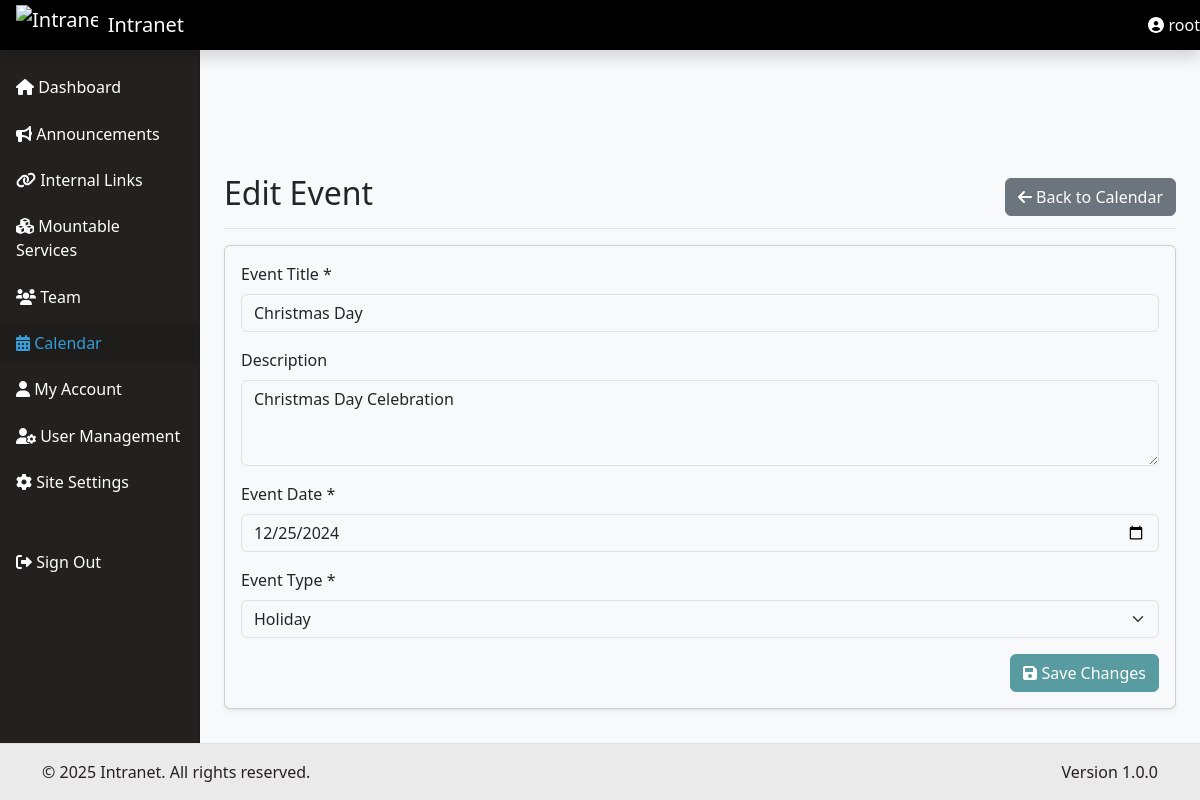
Page /admin/events/edit.php?id=2 (signed in) on the committed database.
### tables this page shows
CREATE TABLE `events` (
  `id` int(11) NOT NULL,
  `title` varchar(255) NOT NULL,
  `description` text DEFAULT NULL,
  `event_date` date NOT NULL,
  `event_type` enum('birthday','holiday','meeting','other') NOT NULL,
  `user_id` int(11) DEFAULT NULL,
  `created_at` timestamp NOT NULL DEFAULT current_timestamp(),
  `updated_at` timestamp NOT NULL DEFAULT current_timestamp() ON UPDATE current_timestamp()
);

### admin/events/edit.php (the view, shortened to what this page needs)
<?php
require_once __DIR__ . '/../../config/database.php';
$id = isset($_GET['id']) ? (int)$_GET['id'] : 0;
$query = "SELECT * FROM events WHERE id = ?";
$stmt = $db->prepare($query);
$stmt->bind_param('i', $id);
$stmt->execute();
$result = $stmt->get_result();
$event = $result->fetch_assoc();
require_once '../../includes/header.php';
?>
<div class="container-fluid">
    <div class="row">
        <?php require_once '../../includes/sidebar.php'; ?>
        <main class="col-md-9 ms-sm-auto col-lg-10 px-md-4">
            <div class="d-flex justify-content-between flex-wrap flex-md-nowrap align-items-center pt-3 pb-2 mb-3 border-bottom">
                <h1 class="h2">Edit Event</h1>
                <div class="btn-toolbar mb-2 mb-md-0">
                    <a href="<?php echo SITE_URL; ?>/calendar/" class="btn btn-secondary">
                        <i class="fas fa-arrow-left"></i> Back to Calendar
                    </a>
                </div>
            </div>
            <div class="card">
                <div class="card-body">
                    <form method="POST" action="">
                        <div class="mb-3">
                            <label for="title" class="form-label">Event Title *</label>
                            <input type="text" class="form-control" id="title" name="title"
                                   value="<?php echo htmlspecialchars($event['title']); ?>" required>
                        </div>
                        <div class="mb-3">
                            <label for="description" class="form-label">Description</label>
                            <textarea class="form-control" id="description" name="description" rows="3"><?php echo htmlspecialchars($event['description']); ?></textarea>
                        </div>
                        <div class="mb-3">
                            <label for="event_date" class="form-label">Event Date *</label>
                            <input type="date" class="form-control" id="event_date" name="event_date"
                                   value="<?php echo htmlspecialchars($event['event_date']); ?>" required>
                        </div>
                        <div class="mb-3">
                            <label for="event_type" class="form-label">Event Type *</label>
                            <select class="form-select" id="event_type" name="event_type" required>
                                <option value="holiday" <?php echo $event['event_type'] === 'holiday' ? 'selected' : ''; ?>>Holiday</option>
                            </select>
                        </div>
                        <div class="text-end">
                            <button type="submit" class="btn btn-primary">
                                <i class="fas fa-save"></i> Save Changes
                            </button>
                        </div>
                    </form>
                </div>
            </div>
        </main>
    </div>
</div>
<?php require_once '../../includes/footer.php'; ?>

### assets/css/style.css (style rules this page uses)
main { padding-top: 1.5rem; }
.card { margin-bottom: 1rem; box-shadow: 0 0.125rem 0.25rem rgba(0, 0, 0, 0.075); }
.btn-primary { background-color: #2470dc; border-color: #2470dc; }

### includes/footer.php (style rules this page uses)
main { padding-bottom: 60px; }

### rows in the picture
events: title "Christmas Day", description "Christmas Day Celebration", event_date "12/25/2024", event_type "Holiday"

### other values in the picture
$settings['site_name'] "Intranet"
$_SESSION['user']['full_name'] "root"
